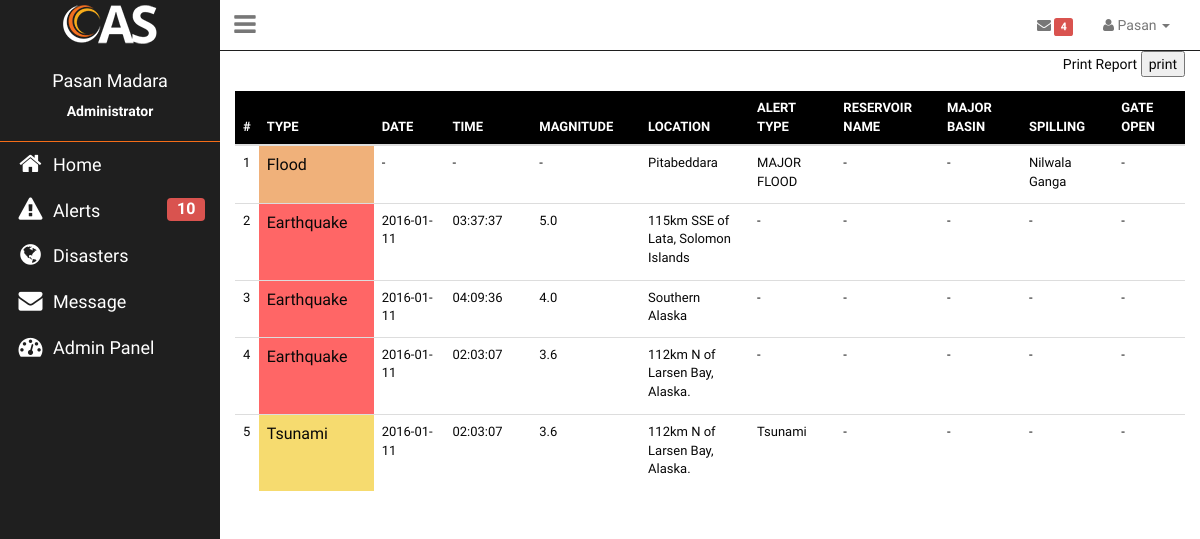
The page /app/view/alerts.php (signed in) on the database its author committed.
### tables this page shows
CREATE TABLE IF NOT EXISTS `employee` (
  `Emp_ID` int(8) NOT NULL AUTO_INCREMENT,
  `F_Name` varchar(100) NOT NULL,
  `L_Name` varchar(100) NOT NULL,
  `E_nic` varchar(10) NOT NULL,
  `E_email` varchar(50) NOT NULL,
  `E_tel` varchar(12) NOT NULL,
  `E_jobrole` varchar(30) NOT NULL,
  `E_image` blob NOT NULL,
  `E_password` varchar(255) NOT NULL,
  `E_on_off` tinyint(1) NOT NULL,
  `Admin_auth` tinyint(1) NOT NULL,
  PRIMARY KEY (`Emp_ID`)
);

CREATE TABLE IF NOT EXISTS `flood` (
  `id` int(8) NOT NULL AUTO_INCREMENT,
  `rel_table` varchar(20) NOT NULL,
  `station` varchar(20) NOT NULL,
  `river_basin` varchar(50) NOT NULL,
  `rb_ID` varchar(10) NOT NULL,
  `longitude` decimal(11,8) NOT NULL,
  `latitude` decimal(10,8) NOT NULL,
  `flood_type` varchar(20) NOT NULL,
  PRIMARY KEY (`id`)
);

CREATE TABLE IF NOT EXISTS `earthquake` (
  `id` varchar(20) NOT NULL,
  `date` date NOT NULL,
  `time` time NOT NULL,
  `magnitude` decimal(10,1) NOT NULL,
  `tsunami` int(11) NOT NULL,
  `place` varchar(80) NOT NULL,
  `longitude` decimal(11,8) NOT NULL,
  `latitude` decimal(10,8) NOT NULL,
  PRIMARY KEY (`id`)
);

CREATE TABLE IF NOT EXISTS `tsunami` (
  `id` int(8) NOT NULL AUTO_INCREMENT,
  `date` date NOT NULL,
  `time` time NOT NULL,
  `magnitude` decimal(3,1) NOT NULL,
  `place` varchar(50) NOT NULL,
  PRIMARY KEY (`id`)
);

### app/models/dbConfig.php (called while the page is built, shortened)
<?php
$db_host="localhost";
$db_user = "root";
$db_pass = "";
$db_name="cas";
try {
    $db_con = new PDO("mysql:host={$db_host};dbname={$db_name}",$db_user,$db_pass);
    $db_con->setAttribute(PDO::ATTR_ERRMODE,PDO::ERRMODE_EXCEPTION);
}
catch(PDOException $e){
    echo $e->getMessage();
}
include_once "user_class.php";
$user = new USER($db_con);
?>

### app/models/user_class.php (called while the page is built, shortened)
<?php
class USER {
    private $db;
    function __construct($db_con){
        $this->db = $db_con;
    }
    public function user_details($user_id){
        $stmt = $this->db->prepare("SELECT * FROM employee WHERE E_nic = '$user_id'");
        $stmt->execute();
        $userRow=$stmt->fetch(PDO::FETCH_ASSOC);
        return $userRow;
    }
    public function unread_messages($user_id){
        $stmt = $this->db->prepare("SELECT * FROM message WHERE to_user = '$user_id' AND read_status = 'no'");
        $stmt->execute();
        $msgcount = $stmt->rowCount();
        return $msgcount;
    }
}

### app/models/classes/Config.php (called while the page is built)
<?php
class Config{
    public static function get($path = null){
        if($path){
            $config = $GLOBALS['config'];
            $path = explode('/',$path);
            foreach($path as $bit){
                if(isset($config[$bit])){
                    $config = $config[$bit];
                }
            }
            return $config;
        }
        return false;
    }
}

### app/models/classes/DB.php (called while the page is built, shortened)
<?php
class DB{
    private static $_instance = null;
    private $_pdo,
            $_query,
            $_error = false,
            $_results,
            $_count = 0;
    private function __construct(){
        try{
            $this->_pdo = new PDO ('mysql:host=' . Config::get('mysql/host') . ';dbname=' . Config::get('mysql/db'), Config::get('mysql/username'), Config::get('mysql/password'));
        } catch(PDOException $e) {
            die($e->getMessage());
        }
    }
    public static function getInstance(){
        if (!isset(self::$_instance)){
            self::$_instance = new DB();
        }
        return self::$_instance;
    }
    public function query($sql){
        if ($this->_query = $this->_pdo->prepare($sql)){
            if ($this->_query->execute()){
                $this->_results = $this->_query->fetchAll(PDO::FETCH_OBJ);
                $this->_count = $this->_query->rowCount();
            } else {
                $this->_error = true;
            }
        }
        return $this;
    }
    public function count(){
        return $this->_count;
    }
    public function result(){
        return $this->_results;
    }
}

### app/controllers/show_alert.php (the view, shortened to what this page needs)
<?php
require_once '/../models/dbConfig.php';
$db = DB::getInstance();
$al = $db->query("SELECT * FROM alert ");
$a = $al->result();
$c= $al->count();
$num=1;
                echo '<table  class="table th" style="font-size: small;font-family: Lora,serif;height:50%;width: 100%;">
                    <col width="20">
                    <col width="320">
                    <col width="320">
                    <col width="320">
                    <col width="320">
                    <col width="370">
                    <col width="320">
                    <col width="320">
                    <col width="320">
                    <col width="320">
                    <col width="320">
                    <thead style="width: 100%">
                    <tr>
                        <th>#</th>
                        <th>TYPE</th>
                        <th>DATE</th>
                        <th>TIME</th>
                        <th>MAGNITUDE</th>
                        <th>LOCATION</th>
                        <th>ALERT TYPE</th>
                        <th>RESERVOIR NAME</th>
                        <th>MAJOR BASIN</th>
                        <th>SPILLING</th>
                        <th>GATE OPEN</th>
                    </tr>
                    </thead>
                    <tbody>';
                    if($c>0) {
                        for ($i = 0; $i < $c; $i++) {
                            $dtable = $a[$i]->Table_Name;
                            $dID = $a[$i]->Disaster_ID;
                            $query1 = "SELECT * FROM $dtable WHERE id = '$dID'";
                            $recent = $db->query($query1);
                            $darray = $recent->result();
                            $rwc = $recent->count();
                            switch ($dtable) {
                                case "earthquake":
                                    for ($k = 0; $k < $rwc; $i++) {
                                        echo "<tr >
                                                <td>{$num}</td>
                                                <td class='roweq'style='font-size: medium'>Earthquake</td>
                                                <td>{$darray[$k]->date}</td>
                                                <td>{$darray[$k]->time}</td>
                                                <td>{$darray[$k]->magnitude}</td>
                                                <td>{$darray[$k]->place}</td>
                                                <td>-</td>
                                                <td>-</td>
                                                <td>-</td>
                                                <td>-</td>
                                                <td>-</td>
                                              </tr>\n";
                                        $num += 1;
                                        break;
                                    }
                                    break;
                                case "tsunami":
                                    for ($l = 0; $l < $rwc; $j++) {
                                        echo
                                        "<tr >
                                            <td>{$num}</td>
                                            <td class='rowts' style='font-size: medium'>Tsunami</td>
                                            <td>{$darray[$l]->date}</td>
                                            <td>{$darray[$l]->time}</td>
                                            <td>{$darray[$l]->magnitude}</td>
                                            <td>{$darray[$l]->place}</td>
                                            <td>Tsunami</td>
                                            <td>-</td>
                                            <td>-</td>
                                            <td>-</td>
                                            <td>-</td>
                                        </tr>\n";
                                        $num += 1;
                                        break;
                                    }
                                break;
                                case "flood":
                                    for ($n = 0; $n < $rwc; $j++) {
                                        echo
                                        "<tr >
                                            <td>{$num}</td>
                                            <td class='rowfld' style='font-size: medium'>Flood</td>
                                            <td>-</td>
                                            <td>-</td>
                                            <td>-</td>
                                            <td>{$darray[$n]->station}</td>
                                            <td>{$darray[$n]->flood_type}</td>
                                            <td>-</td>
                                            <td>-</td>
                                            <td>{$darray[$n]->river_basin}</td>
                                            <td>-</td>
                                        </tr>\n";
                                        $num += 1;
                                        break;
                                    }
                            }
                        }
                    }
echo"</tbody>
                </table>";
?>

### app/templates/header.php (shortened to what this page needs)
<html>
<head>
    <link href="<?php echo SCRIPT_ROOT ?>/public/css/bootstrap.css" type="text/css" rel="stylesheet"/>
    <link href="<?php echo SCRIPT_ROOT ?>/public/css/bootstrap-theme.css" type="text/css" rel="stylesheet"/>
    <link href= "<?php echo SCRIPT_ROOT ?>/public/css/cas.css" type="text/css" rel="stylesheet"/>
    <link href="<?php echo SCRIPT_ROOT ?>/public/css/font-awesome.css" type="text/css" rel="stylesheet"/>
    <link href="<?php echo SCRIPT_ROOT ?>/public/css/disfont/disasters.css" type="text/css" rel="stylesheet"/>
<?php
require_once '/../models/dbConfig.php';
$db = DB::getInstance();?>

### app/view/alerts.php (shortened to what this page needs)
<?php
include "../templates/header.php";
require_once '../models/dbConfig.php';
?>
</head>
<body>
<div>
    <div><?php include "../templates/topmenu.php"; ?></div>
    <div>
        <aside class="left-side"><?php include "../templates/sidemenu.php"; ?></aside>
        <div class="right-side">
            <div class="container-fluid">
                <div style="text-align: right;"><form name="myForm" action="" onsubmit="return Printpage()" method="post">
                        Print Report <button class="btn1" value="print">print</button>
                    </form></div>
                <?php include'../controllers/show_alert.php';?>
            </div>
        </div>
    </div>
</div>

### app/templates/topmenu.php (shortened to what this page needs)
<?php
$user_nic = $_SESSION['user_session'];
$u = $user->user_details($user_nic);
$msg = $user->unread_messages($user_nic);
?>
<nav class="navbar navbar-default topnav">
    <div><a href="<?php echo SCRIPT_ROOT ?>/public/home.php" class="logo"></a></div>
    <div class="container-fluid">
        <div class="collapse navbar-collapse" id="bs-example-navbar-collapse-1">
            <ul class="nav navbar-nav navbar-left hidden-xs">
                <li class="sidetoglle"><a href="#" id="toggleside" class="sidebar-toggle" data-toggle="offcanvas"><i class="fa fa-reorder"></i></a></li>
            </ul>
            <ul class="nav navbar-nav navbar-right">
                <li class="hidden-xs"><a href="<?php echo SCRIPT_ROOT ?>/app/view/message_inbox.php">
                        <i class="fa fa-envelope"></i>
                        <span class="label label-danger"><?php echo $msg ?></span>
                    </a></li>
                <li class="dropdown">
                    <a href="#" class="dropdown-toggle" data-toggle="dropdown" role="button" aria-haspopup="true" aria-expanded="false">
                        <i class="fa fa-user"></i>
                        <span><?php echo $u['F_Name']; ?></span> <span class="caret"></span></a>
                </li>
            </ul>
        </div>
    </div>
</nav>

### app/templates/sidemenu.php (shortened to what this page needs)
<?php
    $user_nic = $_SESSION['user_session'];
    $u = $user->user_details($user_nic);
    $cnt=$db->query("SELECT * FROM alert ")->count();
?>
<div class="sidemenu hidden-xs" id="sidemenu">
    <div class="sidemenu-content" id="sidemenu-content">
        <div class="profile">
            <div class="details">
                <div class="name"><h4><?php echo $u['F_Name'] ." ". $u['L_Name']; ?></h4></div>
                <div class="title"><strong><?php echo $u['E_jobrole']; ?></strong></div>
            </div>
        </div>
        <div class="menu">
            <ul class="nav">
                <li><a href="<?php echo SCRIPT_ROOT ?>/public/home.php">
                        <i class="fa fa-home fa-fw pull-left"></i>
                        Home</a></li>
                <li><a href="<?php echo SCRIPT_ROOT ?>/app/view/alerts.php">
                        <i class="fa fa-exclamation-triangle fa-fw pull-left"></i>
                        Alerts<span class="label label-danger" style="font-size: medium;float: right"><?php echo $cnt ?></span></a></li>
                <li><a href="<?php echo SCRIPT_ROOT ?>/app/view/report-home.php">
                        <i class="fa fa-globe fa-fw pull-left"></i>
                        Disasters</a></li>
                <li><a href="<?php echo SCRIPT_ROOT ?>/app/view/message_inbox.php">
                        <i class="fa fa-envelope fa-fw pull-left"></i>
                        Message</a></li>
                <?php if($u['E_jobrole'] == 'Administrator') { ?>
                <li data-toggle="collapse" data-target="#admin" class="collapsed active"><a href="#">
                        <i class="fa fa-dashboard fa-fw pull-left"></i>
                            Admin Panel</a></li>
                <?php } ?>
            </ul>
        </div>
    </div>
</div>

### public/css/cas.css (style rules this page uses)
* { font-family:Raleway; }
a,a:active,a:hover,a:visited { text-decoration: none; }
body { color:#080808; }
ul { text-decoration: none; list-style: none; padding:0; }
ul li { list-style: none; }
.topnav { border-bottom: solid thin #1F1F1F; border-top:none; border-left: none; border-right: none; border-top: none; box-shadow: none; background-color: #fff; background-image: none; margin: 0; border-radius: 0; padding: 0; color: #080808; }
.logo { float: left; line-height: 50px; width: 220px; height: 50px; display: block; background-image: url('../images/logo.png'); background-color: #1F1F1F; }
.sidetoglle { height:50px; width: 50px; font-size: 25px; text-align: center; }
.sidetoglle i { padding-top: 12px; padding-bottom: 12px; }
.sidetoglle a { padding: 0 !important; }
.sidemenu { background-color: #1F1F1F; width: 220px; height: 100vh; overflow: hidden; }
.sidemenu-content { color:#fff; }
.sidemenu-content .profile { padding: 10px 0 20px 0; border-bottom: solid thin #f56d18; }
.sidemenu-content .details .name,.sidemenu-content .details .title { text-align: center; }
.sidemenu-content .menu ul li { font-size: 24px; }
.sidemenu-content .menu ul li a { color:#fff; font-size: 18px; }
.sidemenu-content .menu ul li a i { font-size: 24px; }
.left-side { position: absolute; width: 220px; }
.right-side, .left-side { display: block; }
.right-side { margin-left: 220px; -webkit-transition: all 0.5s ease-in-out; -moz-transition: all 0.5s ease-in-out; -o-transition: all 0.5s ease-in-out; transition: all 0.5s ease-in-out; }
html, body, { position:fixed; top:0; bottom:0; left:0; right:0; }
th { background-color: black; color: white; }
.roweq { background-color: rgb(255, 5, 15, 0.6); background: rgba(255, 0, 0, 0.6); }
.rowts { background-color: rgba(241, 196, 15,.6); }
.rowfld { background-color: rgba(230, 126, 34,.6); }

### rows shown on the page
employee: F_Name "Pasan", L_Name "Madara", E_jobrole "Administrator"
flood: station "Pitabeddara", flood_type "MAJOR FLOOD", river_basin "Nilwala Ganga"
earthquake: date "2016-01-11", time "03:37:37", magnitude "5.0", place "115km SSE of Lata, Solomon Islands"
earthquake: date "2016-01-11", time "04:09:36", magnitude "4.0", place "Southern Alaska"
earthquake: date "2016-01-11", time "02:03:07", magnitude "3.6", place "112km N of Larsen Bay, Alaska."
tsunami: date "2016-01-11", time "02:03:07", magnitude "3.6", place "112km N of Larsen Bay, Alaska."

### other values the page prints
$msg "4"
$cnt "10"
